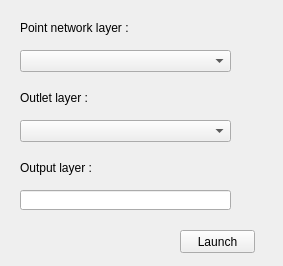
<?xml version="1.0" encoding="UTF-8"?>
<ui version="4.0">
 <class>reOrderDock</class>
 <widget class="QWidget" name="reOrderDock">
  <property name="geometry">
   <rect>
    <x>0</x>
    <y>0</y>
    <width>283</width>
    <height>266</height>
   </rect>
  </property>
  <property name="windowTitle">
   <string>reOrderDock</string>
  </property>
  <widget class="QComboBox" name="reseauComboBox">
   <property name="geometry">
    <rect>
     <x>20</x>
     <y>50</y>
     <width>211</width>
     <height>22</height>
    </rect>
   </property>
  </widget>
  <widget class="QComboBox" name="exutoireComboBox">
   <property name="geometry">
    <rect>
     <x>20</x>
     <y>120</y>
     <width>211</width>
     <height>22</height>
    </rect>
   </property>
  </widget>
  <widget class="QLabel" name="label">
   <property name="geometry">
    <rect>
     <x>20</x>
     <y>20</y>
     <width>111</width>
     <height>16</height>
    </rect>
   </property>
   <property name="text">
    <string>Point network layer :</string>
   </property>
  </widget>
  <widget class="QLabel" name="label_2">
   <property name="geometry">
    <rect>
     <x>20</x>
     <y>90</y>
     <width>91</width>
     <height>16</height>
    </rect>
   </property>
   <property name="text">
    <string>Outlet layer :</string>
   </property>
  </widget>
  <widget class="QLineEdit" name="outputEdit">
   <property name="geometry">
    <rect>
     <x>20</x>
     <y>190</y>
     <width>211</width>
     <height>20</height>
    </rect>
   </property>
  </widget>
  <widget class="QLabel" name="label_3">
   <property name="geometry">
    <rect>
     <x>20</x>
     <y>160</y>
     <width>91</width>
     <height>16</height>
    </rect>
   </property>
   <property name="text">
    <string>Output layer :</string>
   </property>
  </widget>
  <widget class="QPushButton" name="launchButton">
   <property name="geometry">
    <rect>
     <x>180</x>
     <y>230</y>
     <width>75</width>
     <height>23</height>
    </rect>
   </property>
   <property name="text">
    <string>Launch</string>
   </property>
  </widget>
 </widget>
 <resources/>
 <connections/>
</ui>
